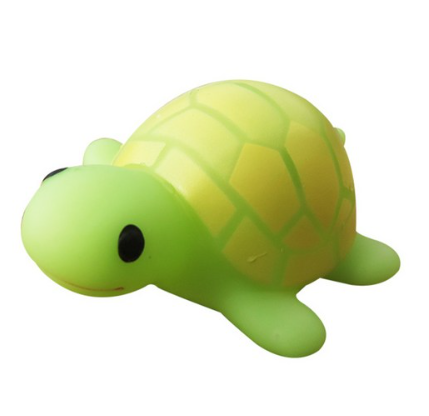
#> input picture open_cv/images/turtle.png, 429 x 416 px, found by its file name
$ jupyter execute ImageTranform01.ipynb   (text cells are left out)
#> lines starting #> are read from the running program, lines starting #| are printed output that depends on the picture; pictures that were not available may be replaced by others from this repository, and a replacement may not be noted
[cell 1]
from google.colab import drive
drive.mount('/content/drive')

[cell 2]
# /content/drive/MyDrive/SHAREs/HKIT/turtle.png

# /content/drive/MyDrive

[cell 3]
import cv2
import numpy as np
import matplotlib.pyplot as plt

def show_matplotlib_image(bgrImage):
    img_dst = cv2.cvtColor(bgrImage, cv2.COLOR_BGR2RGB)
    plt.figure(figsize = (4,4))
    plt.axis('off')
    plt.imshow(img_dst)
    plt.show()

[cell 4]
img_src = cv2.imread('/content/drive/MyDrive/SHAREs/HKIT/turtle.png', cv2.IMREAD_COLOR)
#> img_src is the input picture: shape (416, 429, 3); mean B, G, R 191.6, 227.5, 220.5
height,width = img_src.shape[:2]
#> height = 416; width = 429
show_matplotlib_image(img_src)

[cell 5]
import cv2
import numpy as np
import matplotlib.pyplot as plt

img_src = cv2.imread('turtle.png', cv2.IMREAD_COLOR) # opecv BGR
show_matplotlib_image(img_src)

[cell 6]
import cv2
import numpy as np

img_src = cv2.imread('turtle.png', cv2.IMREAD_COLOR)

if img_src is None:
    print("이미지를 불러올 수 없습니다.")
    exit(0)

cv2.imshow("result",img_src)
cv2.waitKey()
cv2.destroyAllWindows()

[cell 7]
import cv2

img_src = cv2.imread('turtle.png', cv2.IMREAD_COLOR)
height, width = img_src.shape[:2]

cv2.imshow("src",img_src)

cv2.waitKey()
cv2.destroyAllWindows()

[cell 8]
import cv2

capture = cv2.VideoCapture('images/video.mp4')
# 보통 1초 = 1000ms , 동영상은 초당 30 frame
while True:
    ret, frame = capture.read()
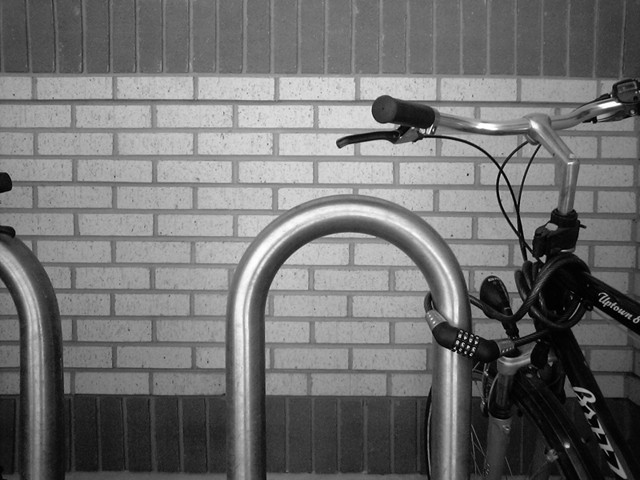
#> input picture open_cv/images/bicycle.jpg의 사본.jpg, 640 x 480 px, given in place of video.mp4, which was not available
#> frame is the input picture: shape (480, 640, 3); min 0, max 255, mean 112.2
    if ret == False:
        print('동영상 종료')
        break
    cv2.imshow("video", frame)
    key = cv2.waitKey(10)
#> (key Esc is pressed here)
    if key == 27: # Esc키
        break;

capture.release()
cv2.destroyAllWindows()

[cell 9]
import cv2
import numpy as np
import matplotlib.pyplot as plt

def show_matplotlib_image(bgrImage):
    img_dst = cv2.cvtColor(bgrImage, cv2.COLOR_BGR2RGB)
    plt.figure(figsize = (4,4))
    plt.axis('off')
    plt.imshow(img_dst)
    plt.show()

[cell 10]
img_src = cv2.imread('turtle.png',cv2.IMREAD_COLOR)
height,width = img_src.shape[:2]
show_matplotlib_image(img_src)

[cell 11]
# M : 이동할 행렬 x방향 100pixel, y방향 200pixel 이동
M = np.array([[1,0,50],[0,1,100],[0,0,1]])
img_dst = np.zeros(img_src.shape, dtype=np.uint8)

for y in range(height):
    for x in range(width):
        p = np.array([x,y,1])
        p_ = np.dot(M,p)  #행렬변환한 점의 좌표 _p

        x_,y_ = p_[:2]
        x_ = int(x_)
        y_ = int(y_)

        if(x_ >= 0 and x_ < width and y_ >= 0 and y_ < height):
            img_dst[y_,x_]= img_src[y,x]
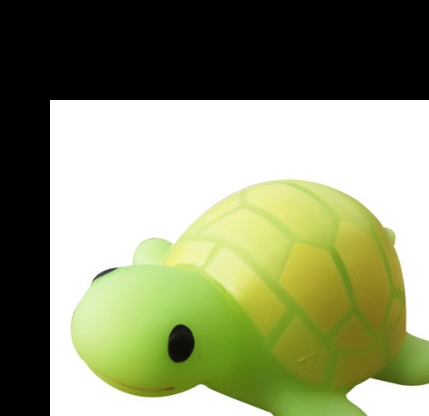
#> img_dst: shape (416, 429, 3); mean B, G, R 111.5, 145.4, 139.1

# img_result = np.concatenate((img_src, img_dst), axis=1)
img_result = cv2.hconcat([img_src,img_dst])
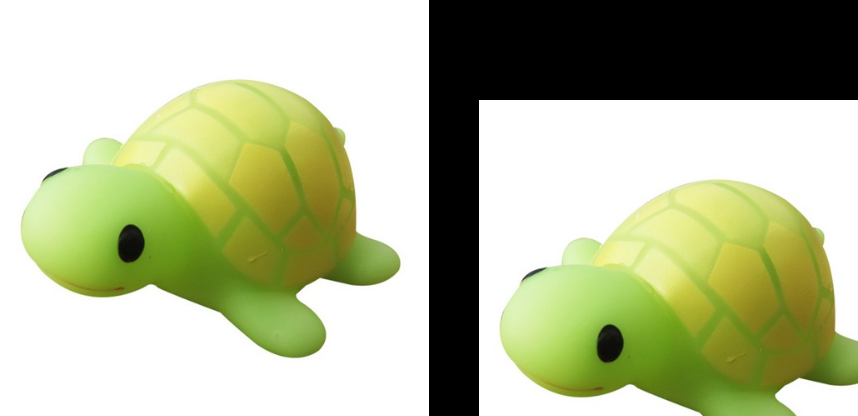
#> img_result: shape (416, 858, 3); mean B, G, R 151.5, 186.4, 179.8
show_matplotlib_image(img_result)

[cell 12]
def show_matplotlib_image(bgrImage, row_size, col_size):
    img_dst = cv2.cvtColor(bgrImage, cv2.COLOR_BGR2RGB)
    plt.figure(figsize = (row_size,col_size))
    plt.axis('off')
    plt.imshow(img_dst)
    plt.show()

img_src = cv2.imread('turtle.png',cv2.IMREAD_COLOR)
height,width = img_src.shape[:2]
# M : 이동할 행렬 x방향 100pixel, y방향 200pixel 이동
M = np.array([[1,0,50],[0,1,100]]).astype(np.float32)
img_dst = cv2.warpAffine(img_src,M,(0,0))
img_result = cv2.hconcat([img_src,img_dst])
show_matplotlib_image(img_result, 6,4)

[cell 13]
import cv2
import numpy as np

img_src = cv2.imread('images/turtle.png', cv2.IMREAD_COLOR)
height,width = img_src.shape[:2]
rows,cols = img_src.shape[:2]
#> rows = 416; cols = 429
##################################
angle = 30
radian = angle*np.pi/180
c = np.cos(radian)
s = np.sin(radian)

rotation_matrix = np.array([[c,s,0],[-s,c,0],[0,0,1]], dtype=float)
img_dst = np.zeros_like(img_src)  # 원래이미지와 똑같은 형태로 0의 값을 넣은 매트릭스
inv_rot_matrix = np.linalg.inv(rotation_matrix)

for y in range(rows):
    for x in range(cols):
        new_p = np.array([x,y,1])
        old_p = np.dot(inv_rot_matrix, new_p)
        x_ = int(old_p[0])
        y_ = int(old_p[1])
        if(x_>=0 and x_<width and y_ >=0 and y_ <height) :
            img_dst[y,x] = img_src[y_,x_]
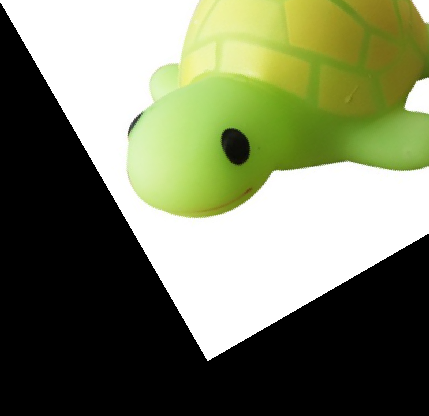
#> img_dst: shape (416, 429, 3); mean B, G, R 97.1, 125.5, 119.4

img_dst = cv2.hconcat([img_src,img_dst])
#> img_dst: shape (416, 858, 3)
##################################
cv2.imshow("result",img_dst)
cv2.waitKey()
cv2.destroyAllWindows()

[cell 14]
import cv2
import numpy as np
import matplotlib.pyplot as plt

def show_matplotlib_image(bgrImage, row_size=8, col_size=4):
    img_dst = cv2.cvtColor(bgrImage, cv2.COLOR_BGR2RGB)
    plt.figure(figsize = (row_size,col_size))
    plt.axis('off')
    plt.imshow(img_dst)
    plt.show()

img_src = cv2.imread('images/turtle.png', cv2.IMREAD_COLOR)
height,width = img_src.shape[:2]
rows,cols = img_src.shape[:2]
##################################
angle = 30
radian = angle*np.pi/180
c = np.cos(radian)
s = np.sin(radian)

rotation_matrix = np.array([[c,s,0],[-s,c,0],[0,0,1]], dtype=float)
img_dst = np.zeros_like(img_src)  # 원래이미지와 똑같은 형태로 0의 값을 넣은 매트릭스
inv_rot_matrix = np.linalg.inv(rotation_matrix)

# x,y : dst image  // x_ ,y_ : source image
for y in range(rows):
    for x in range(cols):
        new_p = np.array([x,y,1])
        old_p = np.dot(inv_rot_matrix, new_p)
        x_ = int(old_p[0])
        y_ = int(old_p[1])
        if(x_>=0 and x_<width and y_ >=0 and y_ <height) :  # 원래 이미지 영역안에 들어가면 가져오기
            img_dst[y,x] = img_src[y_,x_]

img_dst = cv2.hconcat([img_src,img_dst])
##################################
show_matplotlib_image(img_dst)

[cell 15]
import cv2
import numpy as np

img_src = cv2.imread('images/turtle.png', cv2.IMREAD_COLOR)
height,width = img_src.shape[:2]
##################################
angle = 30
center = (int(width/2),int(height/2))
#> center = (214, 208)

rotation_matrix = cv2.getRotationMatrix2D(center, angle, 1)
img_dst = cv2.warpAffine(img_src, rotation_matrix, (width,height))
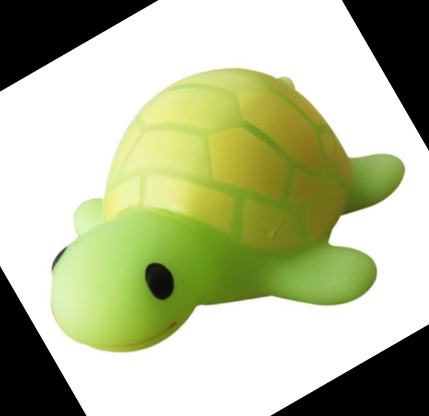
#> img_dst: shape (416, 429, 3); mean B, G, R 152.1, 188, 181


img_dst = cv2.hconcat([img_src,img_dst])
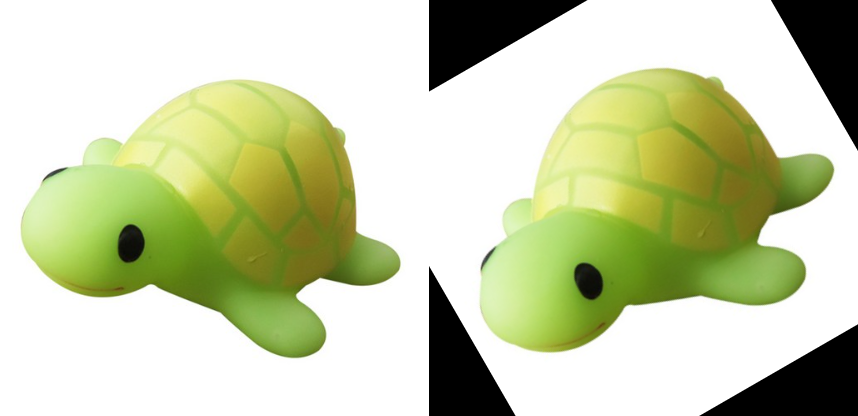
#> img_dst: shape (416, 858, 3); mean B, G, R 171.8, 207.7, 200.7
##################################
cv2.imshow("result",img_dst)
cv2.waitKey()
cv2.destroyAllWindows()

[cell 16]
import cv2
import numpy as np
import matplotlib.pyplot as plt

def show_matplotlib_image(bgrImage, row_size=8, col_size=4):
#> called with row_size = 8, col_size = 4
    img_dst = cv2.cvtColor(bgrImage, cv2.COLOR_BGR2RGB)
    plt.figure(figsize = (row_size,col_size))
    plt.axis('off')
    plt.imshow(img_dst)
    plt.show()

img_src = cv2.imread('images/turtle.png', cv2.IMREAD_COLOR)
height,width = img_src.shape[:2]
##################################
angle = 30
center = (int(width/2),int(height/2))

rotation_matrix = cv2.getRotationMatrix2D(center, angle, 1)
img_dst = cv2.warpAffine(img_src, rotation_matrix, (width,height))


img_dst = cv2.hconcat([img_src,img_dst])
##################################
show_matplotlib_image(img_dst)

[cell 17]
import cv2
import numpy as np

img_src = cv2.imread('images/turtle.png',cv2.IMREAD_COLOR)
height,width = img_src.shape[:2]
########################################
scale = 0.3
scale_matrix = np.array([[scale,0,0],
                         [0,scale,0],
                         [0,0,1]], dtype=float)

img_dst = np.zeros_like(img_src) # np.ones_like(img_src)*255
inv_scale_matrix = np.linalg.inv(scale_matrix)

for y in range(height):
    for x in range(width):
        new_p = np.array([x,y,1])
        olp_p = np.dot(inv_scale_matrix,new_p)
        x_ = int(olp_p[0])
        y_ = int(olp_p[1])
        if (x_ >= 0 and x_ < width and y_ >= 0 and y_ < height):
            img_dst.itemset((y, x, 0), img_src.item(y_, x_, 0))
            img_dst.itemset((y, x, 1), img_src.item(y_, x_, 1))
            img_dst.itemset((y, x, 2), img_src.item(y_, x_, 2))
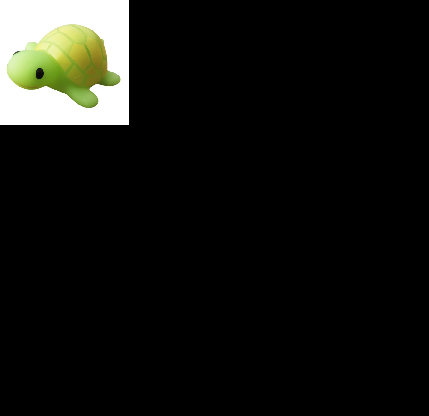
#> img_dst: shape (416, 429, 3); mean B, G, R 17.3, 20.6, 19.9

img_dst = cv2.hconcat([img_src,img_dst])
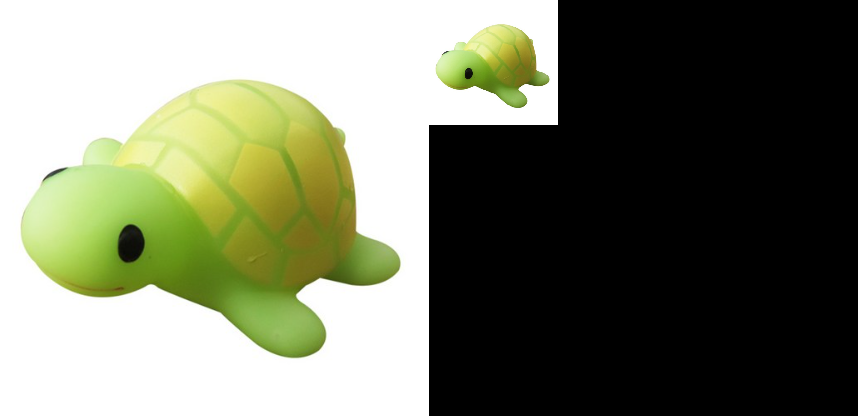
#> img_dst: shape (416, 858, 3); mean B, G, R 104.5, 124, 120.2
#########################################
cv2.imshow('result',img_dst)
cv2.waitKey()
cv2.destroyAllWindows()

[cell 18]
import cv2
import numpy as np
import matplotlib.pyplot as plt

def show_matplotlib_image(bgrImage, row_size=8, col_size=4):
    img_dst = cv2.cvtColor(bgrImage, cv2.COLOR_BGR2RGB)
    plt.figure(figsize = (row_size,col_size))
    plt.axis('off')
    plt.imshow(img_dst)
    plt.show()

img_src = cv2.imread('images/turtle.png',cv2.IMREAD_COLOR)
height,width = img_src.shape[:2]
########################################
scale = 0.3
scale_matrix = np.array([[scale,0,0],
                         [0,scale,0],
                         [0,0,1]], dtype=float)

img_dst = np.zeros_like(img_src) # np.ones_like(img_src)*255
inv_scale_matrix = np.linalg.inv(scale_matrix)

for y in range(height):
    for x in range(width):
        new_p = np.array([x,y,1])
        olp_p = np.dot(inv_scale_matrix,new_p)
        x_ = int(olp_p[0])
        y_ = int(olp_p[1])
        if (x_ >= 0 and x_ < width and y_ >= 0 and y_ < height):
            img_dst.itemset((y, x, 0), img_src.item(y_, x_, 0))
            img_dst.itemset((y, x, 1), img_src.item(y_, x_, 1))
            img_dst.itemset((y, x, 2), img_src.item(y_, x_, 2))

img_dst = cv2.hconcat([img_src,img_dst])
##################################
show_matplotlib_image(img_dst)

[cell 19]
import cv2
import numpy as np

img_src = cv2.imread('images/turtle.png',cv2.IMREAD_COLOR)
height,width = img_src.shape[:2]
########################################
scale = 0.3
tar_width = int(width*scale) ; tar_height = int(height*scale)
#> after `tar_width = int(width * scale)`: tar_width = 128
#> after `tar_height = int(height * scale)`: tar_height = 124
img_dst = cv2.resize(img_src, (tar_width,tar_height))
#> img_dst: shape (124, 128, 3)

if scale > 1.0:
    img_dst = cv2.hconcat([img_src, img_dst[:height, :width, :]])
elif scale > 0.0:
    h1, w1 = img_dst.shape[:2]
#> h1 = 124; w1 = 128
    img_zero = np.zeros_like(img_src)
    img_zero[:h1,:w1,:] = img_dst
    img_dst = cv2.hconcat([img_src, img_zero])
#> img_dst: shape (416, 858, 3)

#########################################
cv2.imshow('result',img_dst)
cv2.waitKey()
cv2.destroyAllWindows()

[cell 20]
import cv2
import numpy as np
import matplotlib.pyplot as plt

def show_matplotlib_image(bgrImage, row_size=8, col_size=4):
#> called with row_size = 8, col_size = 4
    img_dst = cv2.cvtColor(bgrImage, cv2.COLOR_BGR2RGB)
    plt.figure(figsize = (row_size,col_size))
    plt.axis('off')
    plt.imshow(img_dst)
    plt.show()

img_src = cv2.imread('images/turtle.png',cv2.IMREAD_COLOR)
height,width = img_src.shape[:2]
########################################
scale = 0.3
tar_width = int(width*scale) ; tar_height = int(height*scale)
img_dst = cv2.resize(img_src, (tar_width,tar_height))

if scale > 1.0:
    img_dst = cv2.hconcat([img_src, img_dst[:height, :width, :]])
elif scale > 0.0:
    h1, w1 = img_dst.shape[:2]
    img_zero = np.zeros_like(img_src)
    img_zero[:h1,:w1,:] = img_dst
    img_dst = cv2.hconcat([img_src, img_zero])

##################################
show_matplotlib_image(img_dst)

[cell 21]
import cv2
import numpy as np

img_src = cv2.imread('images/turtle.png', cv2.IMREAD_COLOR)
height, width = img_src.shape[:2]

scale_factor = 0.5
scaling_matrix = np.array([[scale_factor, 0, 0], [0, scale_factor, 0], [0, 0, 1]])
translation_matrix = np.array([[1, 0, width / 4], [0, 1, height / 4], [0, 0, 1]])
#> translation_matrix = [[1, 0, 107.2], [0, 1, 104], [0, 0, 1]]

angle = 45
radian = angle * np.pi / 180
c = np.cos(radian)
s = np.sin(radian)

center_x = width / 2
center_y = height / 2
rotation_matrix = np.array(
    [[c, s, (1 - c) * center_x - s * center_y], [-s, c, s * center_x + (1 - c) * center_y], [0, 0, 1]])

# 정해진 순서대로 변환 행렬을 곱하여 하나의 행렬을 생성합니다.
T = np.eye(3)
T = np.dot(scaling_matrix, T)
T = np.dot(translation_matrix, T)
T = np.dot(rotation_matrix, T)

inv_scaling_matrix = np.linalg.inv(T)
img_dst = np.zeros((height, width, img_src.shape[2]), dtype=np.uint8)

for y in range(height):
    for x in range(width):

        # 미리 구해놓은 변환행렬을 행렬곱 한번으로 적용합니다.
        # 여기에서도 backward mapping을 사용합니다.
        new_p = np.array([x, y, 1])
        old_p = np.dot(inv_scaling_matrix, new_p)
        x_ = int(old_p[0])
        y_ = int(old_p[1])

        if x_ >= 0 and x_ < width and y_ >= 0 and y_ < height:
            img_dst.itemset((y, x, 0), img_src.item(y_, x_, 0))
            img_dst.itemset((y, x, 1), img_src.item(y_, x_, 1))
            img_dst.itemset((y, x, 2), img_src.item(y_, x_, 2))
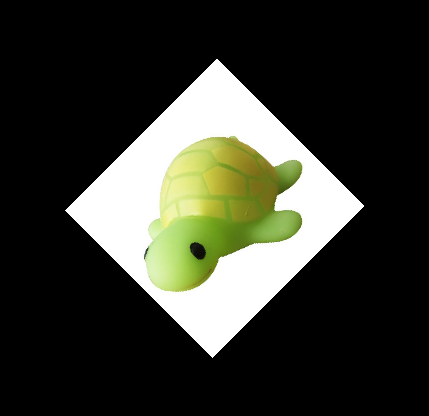
#> img_dst: shape (416, 429, 3); mean B, G, R 48.2, 57.2, 55.4

img_dst = cv2.hconcat([img_src,img_dst])
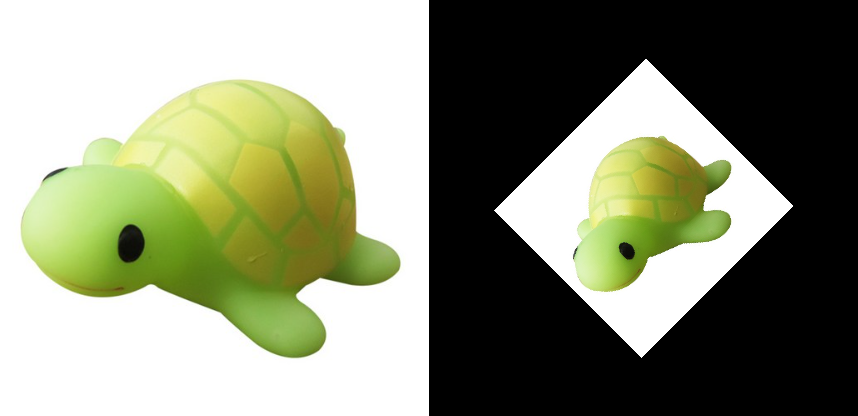
#> img_dst: shape (416, 858, 3); mean B, G, R 119.9, 142.3, 137.9

cv2.imshow("result", img_dst)
cv2.waitKey(0)
cv2.destroyAllWindows()

[cell 22]
import cv2
import numpy as np
import matplotlib.pyplot as plt

def show_matplotlib_image(bgrImage, row_size=8, col_size=4):
    img_dst = cv2.cvtColor(bgrImage, cv2.COLOR_BGR2RGB)
    plt.figure(figsize = (row_size,col_size))
    plt.axis('off')
    plt.imshow(img_dst)
    plt.show()

img_src = cv2.imread('images/turtle.png', cv2.IMREAD_COLOR)
height, width = img_src.shape[:2]

scale_factor = 0.5
scaling_matrix = np.array([[scale_factor, 0, 0], [0, scale_factor, 0], [0, 0, 1]])
translation_matrix = np.array([[1, 0, width / 4], [0, 1, height / 4], [0, 0, 1]])

angle = 45
radian = angle * np.pi / 180
c = np.cos(radian)
s = np.sin(radian)

center_x = width / 2
center_y = height / 2
rotation_matrix = np.array(
    [[c, s, (1 - c) * center_x - s * center_y], [-s, c, s * center_x + (1 - c) * center_y], [0, 0, 1]])

# 정해진 순서대로 변환 행렬을 곱하여 하나의 행렬을 생성합니다.
T = np.eye(3)
T = np.dot(scaling_matrix, T)
T = np.dot(translation_matrix, T)
T = np.dot(rotation_matrix, T)

inv_scaling_matrix = np.linalg.inv(T)
img_dst = np.zeros((height, width, img_src.shape[2]), dtype=np.uint8)

for y in range(height):
    for x in range(width):

        # 미리 구해놓은 변환행렬을 행렬곱 한번으로 적용합니다.
        # 여기에서도 backward mapping을 사용합니다.
        new_p = np.array([x, y, 1])
        old_p = np.dot(inv_scaling_matrix, new_p)
        x_ = int(old_p[0])
        y_ = int(old_p[1])

        if x_ >= 0 and x_ < width and y_ >= 0 and y_ < height:
            img_dst.itemset((y, x, 0), img_src.item(y_, x_, 0))
            img_dst.itemset((y, x, 1), img_src.item(y_, x_, 1))
            img_dst.itemset((y, x, 2), img_src.item(y_, x_, 2))

img_dst = cv2.hconcat([img_src,img_dst])
##################################
show_matplotlib_image(img_dst)
